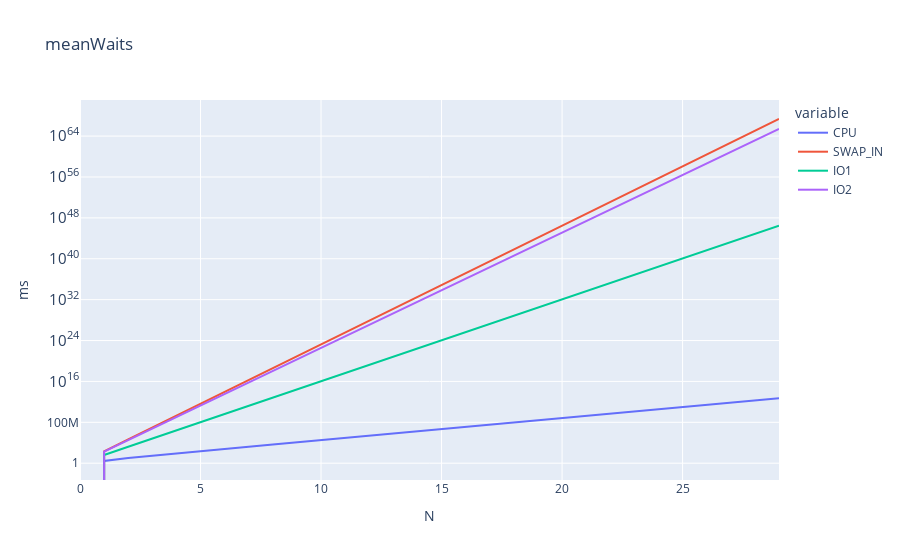

The notebook cell saved with this chart:
### Code cell
produce_graph_and_save(meanWaits,"meanWaits","ms",True)

### Figure 1 — Plotly figure (JSON) as saved in the notebook; plotly's stock layout.template omitted (floating-point values rounded to 4 significant figures)
{"data": [{"hovertemplate": "variable=CPU<br>N=%{x}<br>value=%{y}<extra></extra>", "legendgroup": "CPU", "line": {"color": "#636efa", "dash": "solid"}, "marker": {"symbol": "circle"}, "mode": "lines", "name": "CPU", "orientation": "v", "showlegend": true, "type": "scatter", "x": [0, 1, 2, 3, 4, 5, 6, 7, 8, 9, 10, 11, 12, 13, 14, 15, 16, 17, 18, 19, 20, 21, 22, 23, 24, 25, 26, 27, 28, 29], "xaxis": "x", "y": [0, 2.7, 9.99, 29.67, 82.82, 226.3, 613.7, 1660.0, 4484.0, 12110.0, 32700.0, 88290.0, 238400.0, 643600.0, 1738000.0, 4692000.0, 12670000.0, 34210000.0, 92360000.0, 249400000.0, 673300000.0, 1818000000.0, 4908000000.0, 13250000000.0, 35780000000.0, 96610000000.0, 260800000000.0, 704300000000.0, 1902000000000.0, 5134000000000.0], "yaxis": "y"}, {"hovertemplate": "variable=SWAP_IN<br>N=%{x}<br>value=%{y}<extra></extra>", "legendgroup": "SWAP_IN", "line": {"color": "#EF553B", "dash": "solid"}, "marker": {"symbol": "circle"}, "mode": "lines", "name": "SWAP_IN", "orientation": "v", "showlegend": true, "type": "scatter", "x": [0, 1, 2, 3, 4, 5, 6, 7, 8, 9, 10, 11, 12, 13, 14, 15, 16, 17, 18, 19, 20, 21, 22, 23, 24, 25, 26, 27, 28, 29], "xaxis": "x", "y": [0, 210, 44310, 9305310, 1954115310, 410364215310, 86176485215310, 18097061895215310, 3800382997995215400, 798080429578995200000, 1.676e+23, 3.52e+25, 7.391e+27, 1.552e+30, 3.259e+32, 6.845e+34, 1.437e+37, 3.019e+39, 6.339e+41, 1.331e+44, 2.795e+46, 5.871e+48, 1.233e+51, 2.589e+53, 5.437e+55, 1.142e+58, 2.398e+60, 5.035e+62, 1.057e+65, 2.22e+67], "yaxis": "y"}, {"hovertemplate": "variable=IO1<br>N=%{x}<br>value=%{y}<extra></extra>", "legendgroup": "IO1", "line": {"color": "#00cc96", "dash": "solid"}, "marker": {"symbol": "circle"}, "mode": "lines", "name": "IO1", "orientation": "v", "showlegend": true, "type": "scatter", "x": [0, 1, 2, 3, 4, 5, 6, 7, 8, 9, 10, 11, 12, 13, 14, 15, 16, 17, 18, 19, 20, 21, 22, 23, 24, 25, 26, 27, 28, 29], "xaxis": "x", "y": [0, 40, 1640, 65640, 2625640, 105025640, 4201025640, 168041025640, 6721641025640, 268865641025640, 10754625641025640, 430185025641025600, 17207401025641023000, 688296041025641000000, 2.753e+22, 1.101e+24, 4.405e+25, 1.762e+27, 7.048e+28, 2.819e+30, 1.128e+32, 4.511e+33, 1.804e+35, 7.217e+36, 2.887e+38, 1.155e+40, 4.619e+41, 1.848e+43, 7.391e+44, 2.956e+46], "yaxis": "y"}, {"hovertemplate": "variable=IO2<br>N=%{x}<br>value=%{y}<extra></extra>", "legendgroup": "IO2", "line": {"color": "#ab63fa", "dash": "solid"}, "marker": {"symbol": "circle"}, "mode": "lines", "name": "IO2", "orientation": "v", "showlegend": true, "type": "scatter", "x": [0, 1, 2, 3, 4, 5, 6, 7, 8, 9, 10, 11, 12, 13, 14, 15, 16, 17, 18, 19, 20, 21, 22, 23, 24, 25, 26, 27, 28, 29], "xaxis": "x", "y": [0, 180, 32580, 5864580, 1055624580, 190012424580, 34202236424580, 6156402556424580, 1108152460156424600, 199467442828156440000, 3.59e+22, 6.463e+24, 1.163e+27, 2.094e+29, 3.769e+31, 6.784e+33, 1.221e+36, 2.198e+38, 3.957e+40, 7.122e+42, 1.282e+45, 2.308e+47, 4.154e+49, 7.476e+51, 1.346e+54, 2.422e+56, 4.36e+58, 7.848e+60, 1.413e+63, 2.543e+65], "yaxis": "y"}], "layout": {"legend": {"title": {"text": "variable"}, "tracegroupgap": 0}, "title": {"text": "meanWaits"}, "xaxis": {"anchor": "y", "domain": [0, 1], "title": {"text": "N"}}, "yaxis": {"anchor": "x", "domain": [0, 1], "title": {"text": "ms"}, "type": "log"}}}
